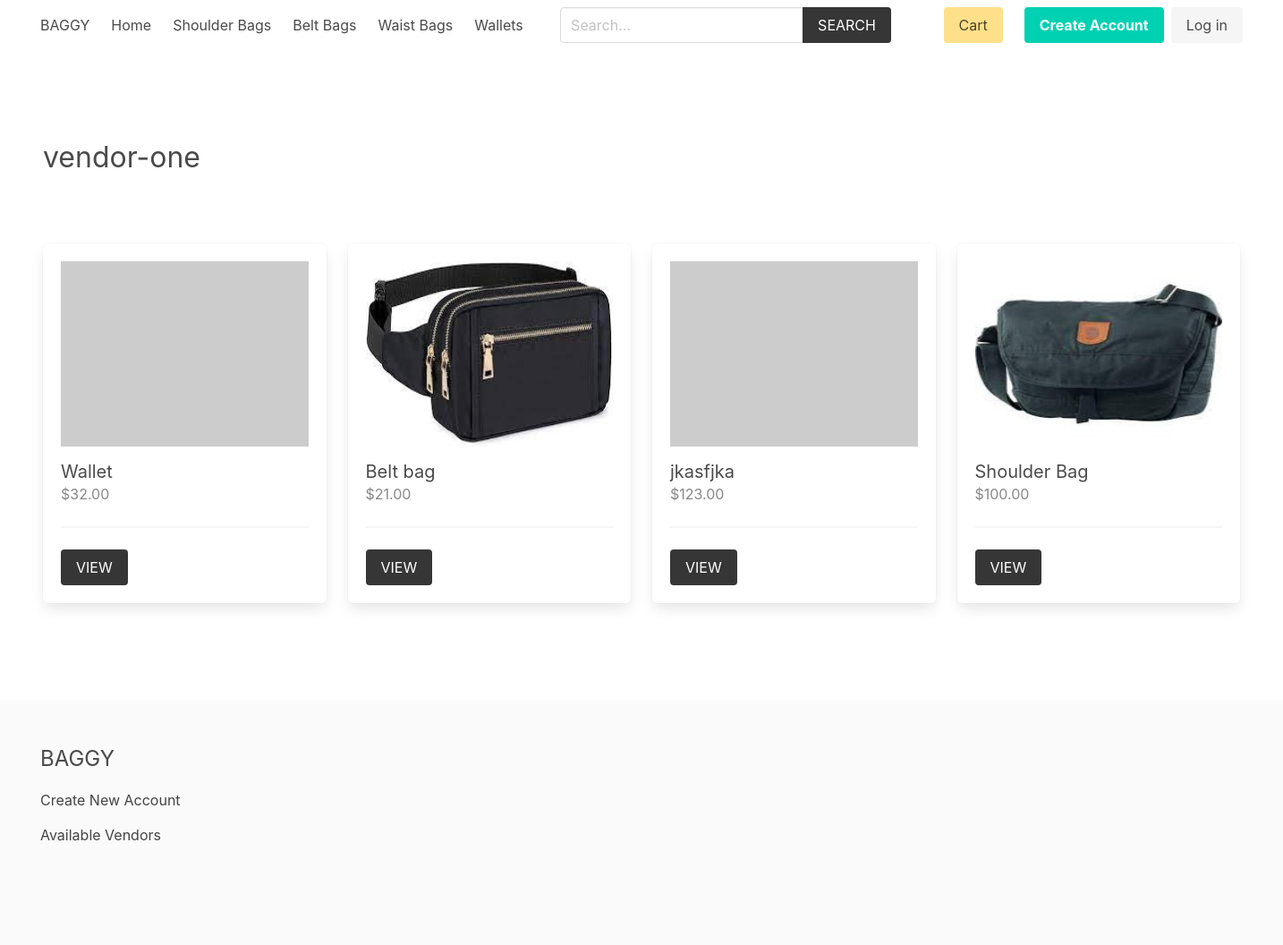
The page /vendor/5/ on the database its author committed.
### product/models.py (models this page shows, shortened)
class Category(models.Model):
    title = models.CharField(max_length=50)
    slug = models.SlugField(max_length=55)
    ordering = models.IntegerField(default=0)
    class Meta:
        ordering = ['ordering']

class Product(models.Model):
    category = models.ForeignKey(Category, related_name='products', on_delete=models.CASCADE)
    vendor = models.ForeignKey(Vendor, related_name="products", on_delete=models.CASCADE)
    title = models.CharField(max_length=50)
    slug = models.SlugField(max_length=55)
    description = models.TextField(blank=True, null=True)
    price = models.DecimalField(max_digits=6, decimal_places=2)
    added_date = models.DateTimeField(auto_now_add=True)
    image = models.ImageField(upload_to='uploads/', blank=True, null=True)
    thumbnail = models.ImageField(upload_to='uploads/', blank=True, null=True) # Change uploads to thumbnails
    class Meta:
        ordering = ['-added_date']
    def get_thumbnail(self):
        if self.thumbnail:
            return self.thumbnail.url
        else:
            if self.image:
                self.thumbnail = self.make_thumbnail(self.image)
                self.save()
                return self.thumbnail.url
            else:
                return 'https://via.placeholder.com/240x180.jpg'

### vendor/models.py (models this page shows, shortened)
class Vendor(models.Model):
    name = models.CharField(max_length=255)
    created_at = models.DateTimeField(auto_now_add=True)
    created_by = models.OneToOneField(User, related_name='vendor', on_delete=models.CASCADE)
    class Meta:
        ordering = ['name']

### vendor/views.py (the view)
# urls.py: path('vendor/', include('vendor.urls')),
def vendor(request, vendor_id):
    vendor = get_object_or_404(Vendor, pk=vendor_id)
    return render(request, 'vendor/vendor.html', {'vendor': vendor})

### cart/cart.py (called while the page is built)
    def __len__(self):
        return sum(item['quantity'] for item in self.cart.values())

### cart/context_processors.py (called while the page is built)
def cart(request):
    return {'cart': Cart(request)}

### product/context_processors.py (called while the page is built)
def menu_categories(request):
    categories = Category.objects.all()
    return {'categories': categories}

### templates/vendor/vendor.html (shortened to what this page needs)
{% extends 'core/base.html' %}
{% block content %}
    <div class="columns is-multiline mb-6">
        <div class="column is-12 has-test-centered mt-6 mb-6">
            <h2 class="is-size-3">{{vendor.name}}</h2>
        </div>
        {% for product in vendor.products.all %}
            {% include 'product/parts/list_item.html' %}
        {% endfor %}
    </div>
{% endblock content %}

### templates/core/base.html (shortened to what this page needs)
{% load static %}
<!DOCTYPE html>
<html lang="en">
<head>
    <link rel="stylesheet" href="https://cdn.jsdelivr.net/npm/bulma@0.9.2/css/bulma.min.css">
    <link rel="stylesheet" href="{% static 'css/main.css' %}">
</head>
<body>
    <div class="container">
        <nav class="navbar" role="navigation" aria-label="main navigation">
            <div class="navbar-brand">
                <a class="navbar-item" href="{% url 'core:home' %}">
                <h1>BAGGY</h1>
                </a>
            </div>
            <div id="navbarBasicExample" class="navbar-menu">
                <div class="navbar-start">
                <a class="navbar-item" href="{% url 'core:home' %}">
                    Home
                </a>
                {% for category in categories %}
                    <a class="navbar-item" href="{% url 'product:category' category.slug %}">
                        {{category.title}}
                    </a>
                {% endfor %}
                </div>
                <div class="navbar-start">
                    <div class="navbar-item">
                        <form method="get" action="{% url 'product:search' %}">
                            <div class="field has-addons">
                                <div class="control">
                                    <input type="search" name="query" id="" class="input" placeholder="Search...">
                                </div>
                                <div class="control">
                                    <button class="button is-dark is-uppercase">Search</button>
                                </div>
                            </div>
                        </form>
                    </div>
                </div>
                <div class="navbar-end">
                <div class="navbar-item">
                    <a href="{% url 'cart:cart' %}" class="button is-warning">Cart {% if cart %}({{cart|length}}){% endif %}</a>
                </div>
                {% if request.user.is_authenticated %}
                <div class="navbar-item has-dropdown is-hoverable">
                    <a class="navbar-link is-capitalized">
                    {{user.vendor.name}}
                    </a>
                    <div class="navbar-dropdown">
                    <a class="navbar-item" href="{% url 'vendor:vendor-admin' %}">
                        Profile
                    </a>
                    <a class="navbar-item" href="{% url 'vendor:edit-vendor' %}">
                        Update Profile
                    </a>
                    <a class="navbar-item" href="{% url 'vendor:add-product' %}">
                        Add Product
                    </a>
                    <hr class="navbar-divider">
                    <a class="navbar-item" href="{% url 'vendor:logout' %}">
                        Logout
                    </a>
                    </div>
                </div>
                {% else %}
                <div class="navbar-item">
                    <div class="buttons">
                        <a class="button is-primary" href="{% url 'vendor:become-vendor' %}">
                            <strong>Create Account</strong>
                        </a>
                        <a class="button is-light" href="{% url 'vendor:login' %}">
                            Log in
                        </a>
                    </div>
                </div>
                {% endif %}
                </div>
            </div>
            </nav>
    </div>
    <section class="section">
        <div class="container">
            {% block content %}{% endblock content %}
        </div>
    </section>
    <footer class="footer">
        <div class="container">
            <h3 class="is-size-4 mb-4">BAGGY</h3>
            {% if request.user.is_authenticated %}
                <a href="{% url 'vendor:vendor-admin' %}">Vendor Panel</a>
            {% else %}
                <a href="{% url 'vendor:become-vendor' %}">Create New Account</a>
            {% endif %}
            <br>
            <a href="{% url 'vendor:vendors' %}">Available Vendors</a>
        </div>
    </footer>
</body>
</html>

### templates/product/parts/list_item.html
<div class="column is-3 product-list-item">
                <div class="box">
                    <figure class="image is-4by3 mb-4">
                        <img src="{{ product.get_thumbnail }}" alt="{{product.title}}">
                    </figure>
                    <h2 class="subtitle">{{product.title}}</h2>
                    <h3 class="price is-size-6 mb-5">${{product.price}}</h3>
                    <hr>
                    <a href="{% url 'product:product' product.category.slug product.slug %}" class="button is-dark is-uppercase">View</a>
                </div>
            </div>

### core/static/css/main.css (style rules this page uses)
.footer a { margin-bottom: 15px; display: inline-block; color: #444; }
.product-list-item .box .subtitle { margin-bottom: 0; }
.product-list-item .box .price { color: #888; }

### rows shown on the page
Category: title "Shoulder Bags"
Category: title "Belt Bags"
Category: title "Waist Bags"
Category: title "Wallets"
Vendor: name "vendor-one"
Product: title "Wallet", price "32.00"
Product: get_thumbnail (picture), title "Belt bag", price "21.00"
Product: title "jkasfjka", price "123.00"
Product: get_thumbnail (picture), title "Shoulder Bag", price "100.00"
